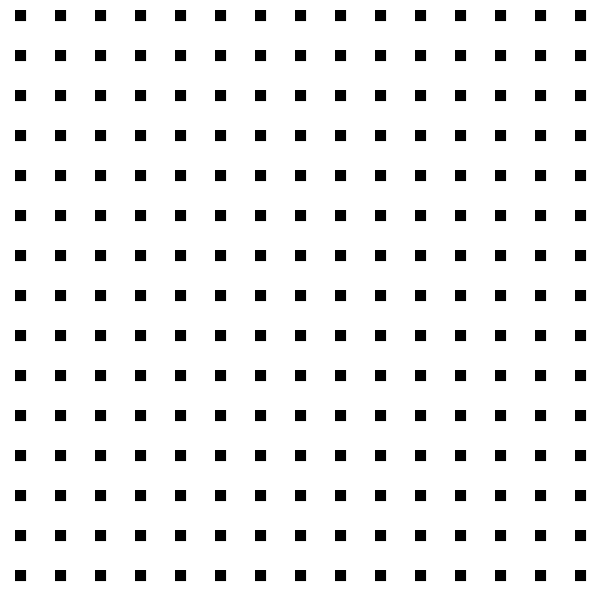
Frame 1 (no input)
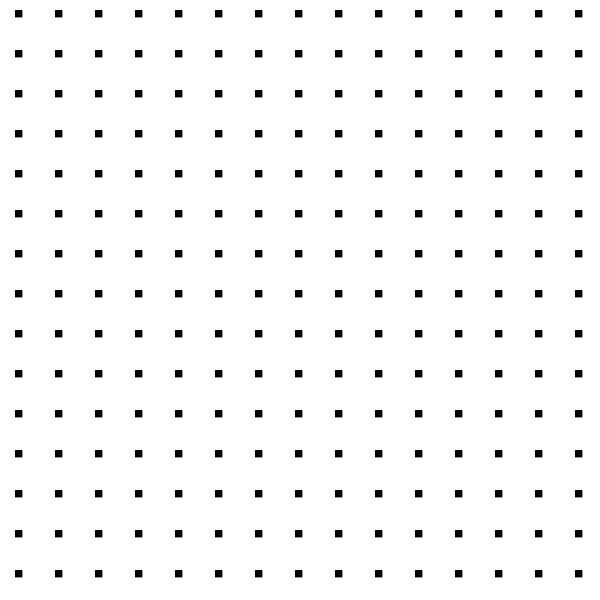
Frame 60 (the mouse pressed at the canvas centre just before this capture)
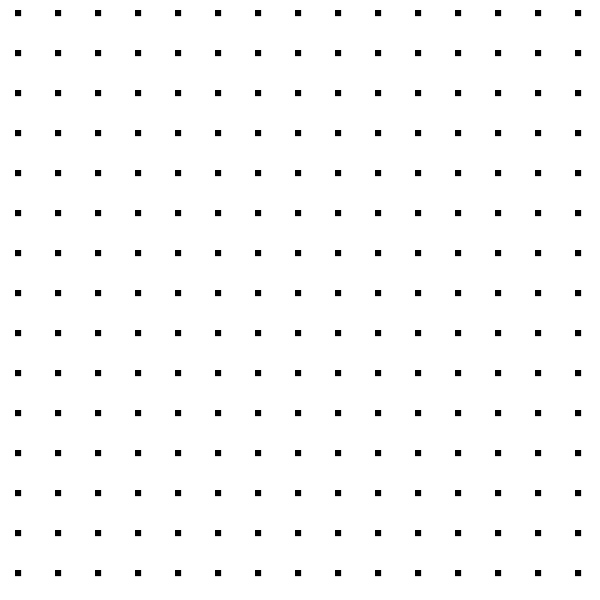
Frame 120 (the mouse held since frame 60 and released just before this capture)

The Processing sketch that drew these frames (run headless with seeded random() and noise(); from frame 60 on, the mouse is pressed at the canvas centre):

// Processing sketch: sketch_190406d
// ── sketch_190406d.pde
float col;
float row;
float s=30;
float t=0;
void setup(){
  size(600,600);
  
}

void draw(){
  background(255);
  col=width/s;
  row=height/s;
  
  t=t+0.1;
  s=noise(t);
  s=map(s,0,1,0,20);
  
  fill(0);
  noStroke();
  for(int i=0; i<col; i++){
    for(int j=0; j<row; j++){
      rect(i*40+15,j*40+10,s,s);
    }
  }
}
